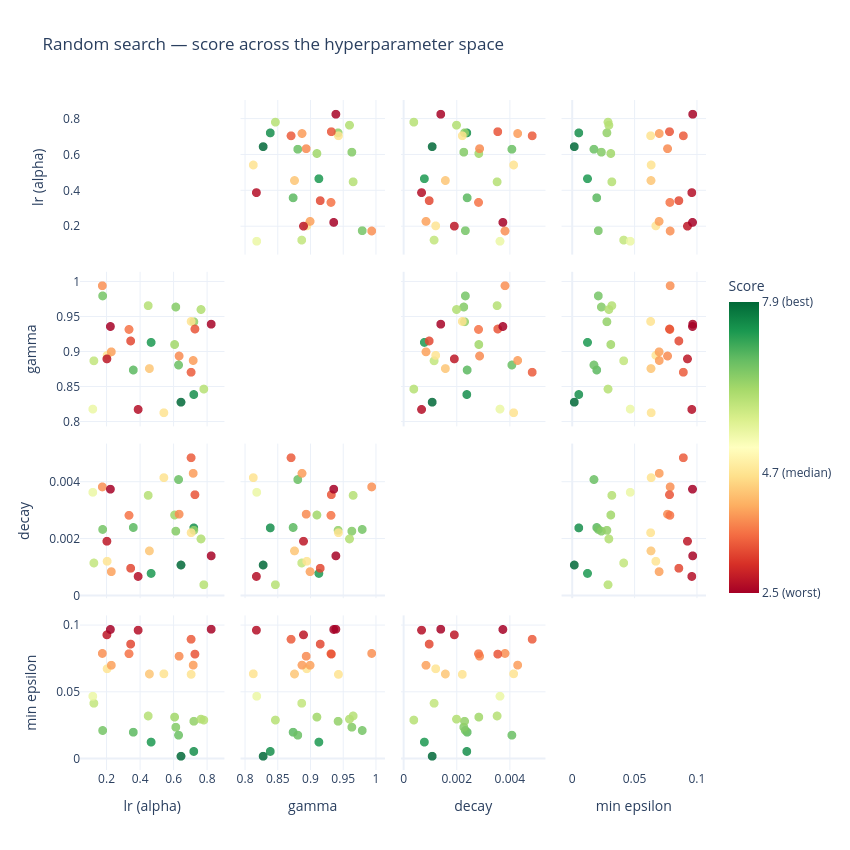

Write notebook code for a chart like this one.
### Markdown cell above
#### What hyperparameters matter most?

Each cell below shows two hyperparameters plotted against each other, coloured by score (green = good, red = bad).
The clearest pattern here is `min_epsilon` — runs where it's low tend to score higher, meaning the agent benefits from committing to a policy early rather than keeping a high exploration floor.

### Code cell
fig_scatter = px.scatter_matrix(
    random_df,
    dimensions=["learning_rate", "gamma", "decay_rate", "min_epsilon"],
    color="score",
    color_continuous_scale="RdYlGn",
    title="Random search — score across the hyperparameter space",
    labels={
        "learning_rate": "lr (alpha)",
        "gamma": "gamma",
        "decay_rate": "decay",
        "min_epsilon": "min epsilon",
    },
    width=850, height=850,
)
fig_scatter.update_traces(marker=dict(size=9, opacity=0.85), diagonal_visible=False)
fig_scatter.update_layout(
    template="plotly_white",
    coloraxis_colorbar=dict(
        title="Score",
        tickvals=[random_df.score.min(), random_df.score.median(), random_df.score.max()],
        ticktext=[
            f"{random_df.score.min():.1f} (worst)",
            f"{random_df.score.median():.1f} (median)",
            f"{random_df.score.max():.1f} (best)",
        ],
        len=0.5,
    )
)
fig_scatter.show()

### Figure 1 — Plotly figure (JSON) as saved in the notebook; plotly's stock layout.template omitted (floating-point values rounded to 4 significant figures)
{"data": [{"diagonal": {"visible": false}, "dimensions": [{"axis": {"matches": true}, "label": "lr (alpha)", "values": [0.646, 0.7227, 0.4671, 0.3607, 0.6315, 0.1771, 0.6151, 0.723, 0.6078, 0.7658, 0.4497, 0.7827, 0.1247, 0.1182, 0.2039, 0.5437, 0.7068, 0.4569, 0.229, 0.7192, 0.1753, 0.6347, 0.3349, 0.7065, 0.7295, 0.3448, 0.2025, 0.3895, 0.8269, 0.2234]}, {"axis": {"matches": true}, "label": "gamma", "values": [0.8278, 0.8387, 0.9132, 0.8737, 0.8809, 0.9796, 0.9637, 0.9427, 0.9102, 0.9601, 0.9657, 0.8466, 0.8869, 0.8179, 0.8947, 0.8127, 0.9432, 0.8758, 0.8997, 0.8873, 0.9941, 0.8937, 0.9317, 0.8706, 0.9323, 0.9153, 0.8896, 0.8174, 0.9392, 0.9359]}, {"axis": {"matches": true}, "label": "decay", "values": [0.00108, 0.002387, 0.000785, 0.002401, 0.004089, 0.002333, 0.002273, 0.002302, 0.00284, 0.001999, 0.003531, 0.0003857, 0.001151, 0.00364, 0.001212, 0.004155, 0.002217, 0.001577, 0.0008463, 0.004307, 0.00383, 0.00287, 0.002829, 0.004856, 0.003555, 0.0009662, 0.001917, 0.0006782, 0.001403, 0.003749]}, {"axis": {"matches": true}, "label": "min epsilon", "values": [0.001729, 0.005337, 0.01234, 0.01976, 0.01753, 0.02103, 0.0235, 0.02795, 0.03109, 0.02954, 0.03192, 0.02886, 0.04144, 0.04673, 0.06731, 0.06353, 0.0631, 0.0634, 0.06994, 0.07004, 0.07882, 0.07673, 0.07861, 0.08942, 0.07829, 0.0858, 0.09275, 0.09623, 0.09695, 0.09678]}], "hovertemplate": "%{xaxis.title.text}=%{x}<br>%{yaxis.title.text}=%{y}<br>score=%{marker.color}<extra></extra>", "legendgroup": "", "marker": {"color": [7.913, 7.487, 7.369, 6.916, 6.804, 6.709, 6.592, 6.469, 6.344, 6.184, 6.141, 6.132, 6.006, 5.506, 4.755, 4.737, 4.73, 4.395, 4.039, 3.999, 3.885, 3.847, 3.656, 3.447, 3.389, 3.271, 2.776, 2.68, 2.551, 2.53], "coloraxis": "coloraxis", "opacity": 0.85, "size": 9, "symbol": "circle"}, "name": "", "showlegend": false, "type": "splom"}], "layout": {"coloraxis": {"colorbar": {"len": 0.5, "ticktext": ["2.5 (worst)", "4.7 (median)", "7.9 (best)"], "tickvals": [2.53, 4.746, 7.913], "title": {"text": "Score"}}, "colorscale": [[0, "rgb(165,0,38)"], [0.1, "rgb(215,48,39)"], [0.2, "rgb(244,109,67)"], [0.3, "rgb(253,174,97)"], [0.4, "rgb(254,224,139)"], [0.5, "rgb(255,255,191)"], [0.6, "rgb(217,239,139)"], [0.7, "rgb(166,217,106)"], [0.8, "rgb(102,189,99)"], [0.9, "rgb(26,152,80)"], [1, "rgb(0,104,55)"]]}, "dragmode": "select", "height": 850, "legend": {"tracegroupgap": 0}, "title": {"text": "Random search — score across the hyperparameter space"}, "width": 850}}
